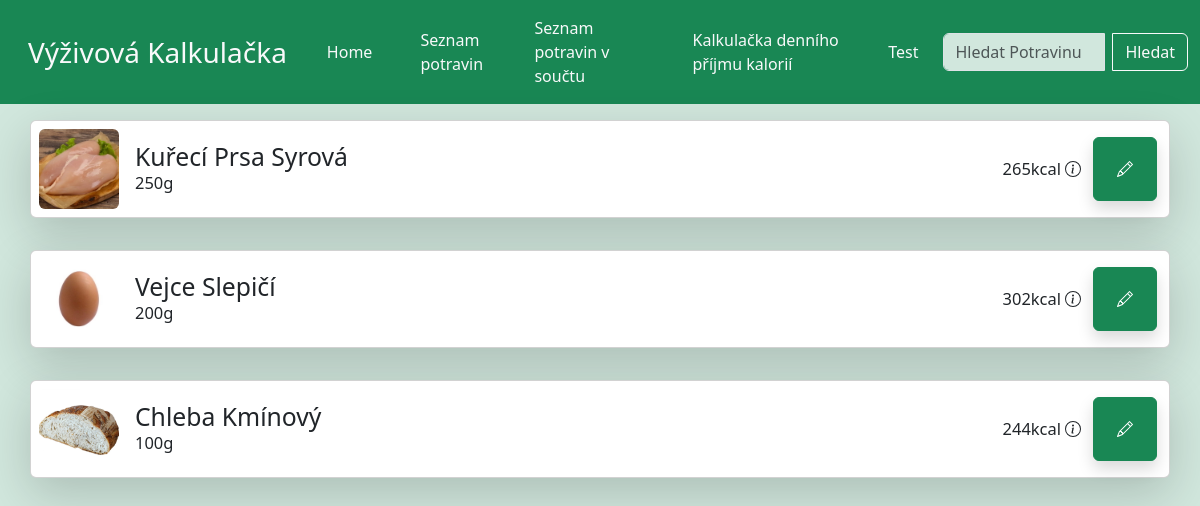
/potraviny-v-souctu, run on the app's committed database.
### main/models.py (models this page shows, shortened)
class WeightedFood(models.Model):
    weight = models.IntegerField(null=True, blank=True)
    parentFood = models.ForeignKey(Food, on_delete=models.PROTECT)
    measurement_type = models.CharField(
        max_length=50,
        choices=[
            ('grams', 'Grams'),
            ('teaspoon', 'Teaspoon'),
            ('tablespoon', 'Tablespoon'),
            ('piece', 'Piece')
        ],
        default='grams'
    )
    def get_weight_in_grams(self):
        if self.measurement_type == 'grams':
            return self.weight
        elif self.measurement_type == 'teaspoon':
            return self.weight * self.parentFood.grams_per_teaspoon
        elif self.measurement_type == 'tablespoon':
            return self.weight * self.parentFood.grams_per_tablespoon
        elif self.measurement_type == 'piece':
            return self.weight * self.parentFood.grams_per_piece
        return 0
    def get_kcal(self):
        weight_in_grams = self.get_weight_in_grams()
        return int((weight_in_grams / 100) * self.parentFood.kcalPer100g)
    def get_protein(self):
        weight_in_grams = self.get_weight_in_grams()
        return int((weight_in_grams / 100) * self.parentFood.proteinPer100g)
    def get_carbs(self):
        weight_in_grams = self.get_weight_in_grams()
        return int((weight_in_grams / 100) * self.parentFood.carbsPer100g)
    def get_fat(self):
        weight_in_grams = self.get_weight_in_grams()
        return int((weight_in_grams / 100) * self.parentFood.fatPer100g)
    def get_fiber(self):
        weight_in_grams = self.get_weight_in_grams()
        return int((weight_in_grams / 100) * self.parentFood.fiberPer100g)

class Food(models.Model):
    name = models.CharField(max_length=300)
    photo = models.ImageField(upload_to="images/", null=True, blank=True)
    kcalPer100g = models.IntegerField(null=True, blank=True)
    proteinPer100g = models.FloatField(null=True, blank=True)
    carbsPer100g = models.FloatField(null=True, blank=True)
    fatPer100g = models.FloatField(null=True, blank=True)
    fiberPer100g = models.FloatField(null=True, blank=True)
    grams_per_teaspoon = models.FloatField(null=True, blank=True)
    grams_per_tablespoon = models.FloatField(null=True, blank=True)
    grams_per_piece = models.FloatField(null=True, blank=True)
    def __str__(self):
        return f"{self.name}"

### main/views.py (the view)
# urls.py: path('potraviny-v-souctu', views.weighted_foods),
def weighted_foods(request):
  weighted_foods = WeightedFood.objects.all()
  context = {
    "weighted_foods" : weighted_foods,
  }
  return render(request, "main/seznam-potravin-v-souctu.html", context)

### main/templates/main/seznam-potravin-v-souctu.html (shortened to what this page needs)
{% extends 'main/base.html' %}
{% block content %}
    {% for weighted_food in weighted_foods %}
        <div class="card my-3 shadow-lg" style="width: 95vw;">
            <div class="card-body p-2 d-flex align-items-center justify-content-start">
                <img src="{{ weighted_food.parentFood.photo.url }}" alt="" style="height: 8vw; min-height: 50px; max-height: 80px;" class="rounded-2 me-3">
                <div class="d-flex flex-column flex-grow-1 text-start">
                    <a href="test" class="m-0 h4 flex-grow-1" style="text-decoration: none; font-size: 3vmin;">{{ weighted_food.parentFood }}</a>
                    <p class="m-0" style="font-size: 2vmin;">{{ weighted_food.weight }}g</p>
                </div>
                <p class="m-0 mx-1" style="font-size: 2vmin;">{{ weighted_food.get_kcal }}kcal</p>
                <svg xmlns="http://www.w3.org/2000/svg" class="me-2" data-bs-toggle="tooltip" data-bs-custom-class="custom-tooltip" data-bs-title="{{ weighted_food.get_protein }}g Bílkovin | {{ weighted_food.get_carbs }}g Sacharidů | {{ weighted_food.get_fat }}g Tuků | {{ weighted_food.get_fiber }}g Vlákniny" width="16" height="16" fill="currentColor" class="bi bi-info-circle" viewBox="0 0 16 16" style="min-height: 12px; min-width: 12px;">
                    <path d="M8 15A7 7 0 1 1 8 1a7 7 0 0 1 0 14m0 1A8 8 0 1 0 8 0a8 8 0 0 0 0 16"/>
                    <path d="m8.93 6.588-2.29.287-.082.38.45.083c.294.07.352.176.288.469l-.738 3.468c-.194.897.105 1.319.808 1.319.545 0 1.178-.252 1.465-.598l.088-.416c-.2.176-.492.246-.686.246-.275 0-.375-.193-.304-.533zM9 4.5a1 1 0 1 1-2 0 1 1 0 0 1 2 0"/>
                </svg>
                <a href="uprava-potraviny" class="btn btn-success d-flex justify-content-center align-items-center mx-1 shadow" role="button" style="height: 6vw;width: 6vw; min-height: 40px; min-width: 40px; max-height: 64px; max-width: 64px;">
                </a>
            </div>
        </div>
    {% endfor %}
{% endblock %}

### data on the page
WeightedFood: parentFood.photo (picture), parentFood "Kuřecí Prsa Syrová", weight "250", get_kcal "265"
WeightedFood: parentFood.photo (picture), parentFood "Vejce Slepičí", weight "200", get_kcal "302"
WeightedFood: parentFood.photo (picture), parentFood "Chleba Kmínový", weight "100", get_kcal "244"
